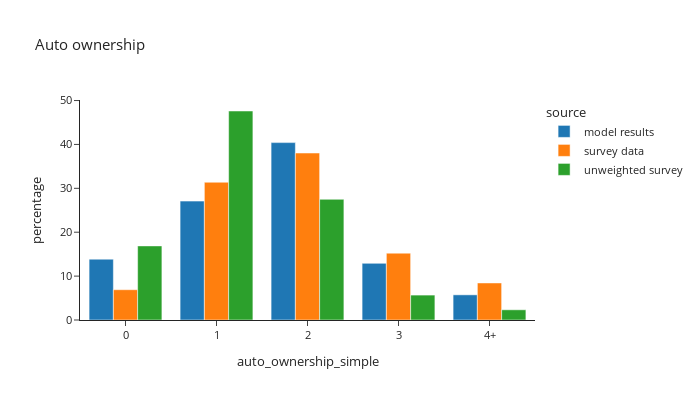

Notebook cell for this chart:
### Markdown cell above
## Auto ownership across all households

### Code cell
unweight_plot = hh_data.loc[hh_data['source']=="survey data"].\
    groupby(['auto_ownership_simple'])['hh_weight_2017_2019'].count().reset_index()
unweight_plot['source']="unweighted survey"
unweight_plot['hh_weight_2017_2019'] = unweight_plot['hh_weight_2017_2019'].astype('float64')

unweight_plot2 = hh_data.groupby(['source','auto_ownership_simple'])['hh_weight_2017_2019'].\
    sum().reset_index()

df_plot = pd.concat([unweight_plot[['source','auto_ownership_simple','hh_weight_2017_2019']],unweight_plot2]).reset_index(drop=True)
# df_plot.groupby(['source'])['hh_weight_2017_2019'].sum()
df_plot['percentage'] = df_plot.groupby(['source'], group_keys=False)['hh_weight_2017_2019'].\
        apply(lambda x: 100 * x / float(x.sum()))
df_plot['source'] = df_plot['source'].astype(pd.CategoricalDtype(['model results', 'survey data', 'unweighted survey']))

fig = px.bar(df_plot.sort_values(by=['source']), x="auto_ownership_simple", y="percentage", color="source",
             barmode="group",template="simple_white",
             title="Auto ownership")
fig.update_layout(height=400, width=700, font=dict(size=11))
fig.show()

### Figure 1 — Plotly figure (JSON) as saved in the notebook; plotly's stock layout.template omitted (floating-point values rounded to 4 significant figures)
{"data": [{"alignmentgroup": "True", "hovertemplate": "source=model results<br>auto_ownership_simple=%{x}<br>percentage=%{y}<extra></extra>", "legendgroup": "model results", "marker": {"color": "#1F77B4", "pattern": {"shape": ""}}, "name": "model results", "offsetgroup": "model results", "orientation": "v", "showlegend": true, "textposition": "auto", "type": "bar", "x": ["0", "1", "2", "3", "4+"], "xaxis": "x", "y": [13.86, 27.09, 40.41, 12.91, 5.732], "yaxis": "y"}, {"alignmentgroup": "True", "hovertemplate": "source=survey data<br>auto_ownership_simple=%{x}<br>percentage=%{y}<extra></extra>", "legendgroup": "survey data", "marker": {"color": "#FF7F0E", "pattern": {"shape": ""}}, "name": "survey data", "offsetgroup": "survey data", "orientation": "v", "showlegend": true, "textposition": "auto", "type": "bar", "x": ["0", "1", "2", "3", "4+"], "xaxis": "x", "y": [6.901, 31.39, 38.04, 15.23, 8.442], "yaxis": "y"}, {"alignmentgroup": "True", "hovertemplate": "source=unweighted survey<br>auto_ownership_simple=%{x}<br>percentage=%{y}<extra></extra>", "legendgroup": "unweighted survey", "marker": {"color": "#2CA02C", "pattern": {"shape": ""}}, "name": "unweighted survey", "offsetgroup": "unweighted survey", "orientation": "v", "showlegend": true, "textposition": "auto", "type": "bar", "x": ["0", "1", "2", "3", "4+"], "xaxis": "x", "y": [16.88, 47.62, 27.5, 5.678, 2.325], "yaxis": "y"}], "layout": {"barmode": "group", "font": {"size": 11}, "height": 400, "legend": {"title": {"text": "source"}, "tracegroupgap": 0}, "title": {"text": "Auto ownership"}, "width": 700, "xaxis": {"anchor": "y", "domain": [0.0, 1.0], "title": {"text": "auto_ownership_simple"}}, "yaxis": {"anchor": "x", "domain": [0.0, 1.0], "title": {"text": "percentage"}}}}
